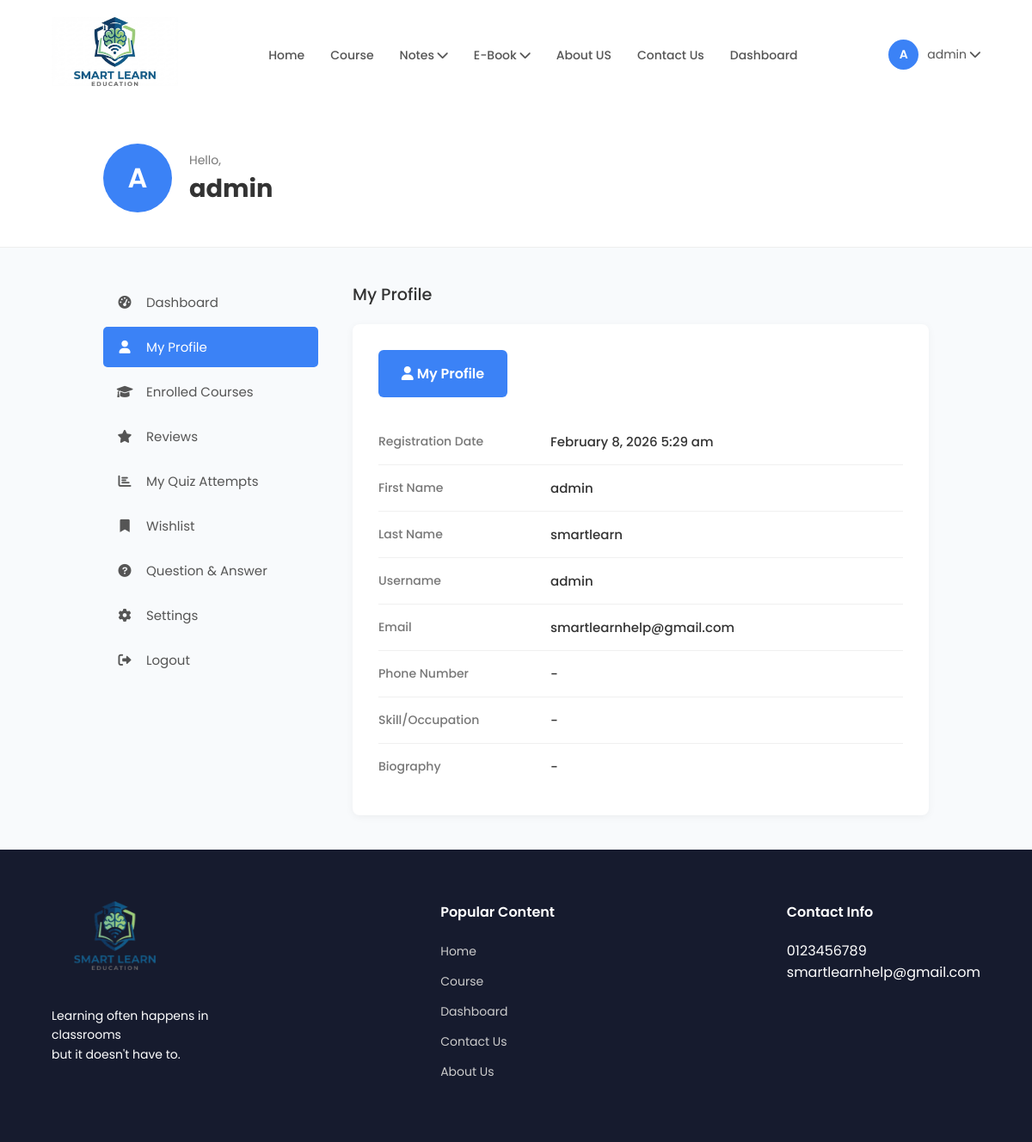
The page /student_profile.php (signed in) on the database its author committed.
### tables this page shows
CREATE TABLE `users` (
  `id` int(11) UNSIGNED NOT NULL,
  `First_Name` varchar(50) NOT NULL,
  `Last_Name` varchar(50) NOT NULL,
  `User_Name` varchar(100) NOT NULL,
  `email` varchar(100) NOT NULL,
  `password` varchar(255) NOT NULL,
  `role` varchar(20) DEFAULT 'student',
  `created_at` timestamp NOT NULL DEFAULT current_timestamp(),
  `phone` varchar(20) DEFAULT '-',
  `skill` varchar(100) DEFAULT '-',
  `bio` text DEFAULT NULL,
  `profile_pic` varchar(255) DEFAULT NULL,
  `cover_photo` varchar(255) DEFAULT NULL,
  `facebook` varchar(255) DEFAULT NULL,
  `twitter` varchar(255) DEFAULT NULL,
  `linkedin` varchar(255) DEFAULT NULL,
  `website` varchar(255) DEFAULT NULL,
  `github` varchar(255) DEFAULT NULL
);

### student_profile.php (the view, shortened to what this page needs)
<?php
require 'db_connect.php';
$user_id = $_SESSION['user_id'];
$sql = "SELECT * FROM users WHERE id = $user_id";
$result = $conn->query($sql);
$user = $result->fetch_assoc();
$reg_date = date("F j, Y g:i a", strtotime($user['created_at']));
$fname = htmlspecialchars($user['First_Name']);
$lname = htmlspecialchars($user['Last_Name']);
$username = htmlspecialchars($user['User_Name']);
$email = htmlspecialchars($user['email']);
$phone = isset($user['phone']) ? htmlspecialchars($user['phone']) : '-';
$skill = isset($user['skill']) ? htmlspecialchars($user['skill']) : '-';
$bio = isset($user['bio']) ? htmlspecialchars($user['bio']) : '-';
?>
<!DOCTYPE html>
<html lang="en">
<head>
    <link rel="stylesheet" href="https://cdnjs.cloudflare.com/ajax/libs/font-awesome/6.0.0/css/all.min.css">
    <link rel="stylesheet" href="style.css">
</head>
<body>
<nav class="navbar dashboard-nav">
    <div class="logo">
        <a href="#"><img src="imgs/logo.jpg" alt="Smart Learn Logo"></a>
    </div>
    <ul class="nav-links">
        <li><a href="index.php">Home</a></li>
        <li><a href="courses.php">Course</a></li>
        <li class="dropdown-parent">
            <a href="#">Notes <i class="fas fa-chevron-down"></i></a>
        </li>
        <li class="dropdown-parent">
            <a href="#">E-Book <i class="fas fa-chevron-down"></i></a>
        </li>
        <li><a href="about.html">About US</a></li>
        <li><a href="contact.php">Contact Us</a></li>
        <li><a href="student-dashboard.php">Dashboard</a></li>
    </ul>
    <div class="user-profile dropdown-parent">
        <div class="profile-trigger">
            <div class="avatar-circle">
                <?php echo strtoupper(substr($user['User_Name'], 0, 1)); ?>
            </div>
            <span>
                <?php echo htmlspecialchars($user['User_Name']); ?>
                <i class="fas fa-chevron-down"></i>
            </span>
        </div>
    </div>
</nav>
<header class="dash-header">
    <div class="big-avatar">
        <?php echo strtoupper(substr($user['User_Name'], 0, 1)); ?>
    </div>
    <div class="welcome-text">
        <span>Hello,</span>
        <h2><?php echo htmlspecialchars($user['User_Name']); ?></h2>
    </div>
</header>
<div class="dashboard-container">
    <aside class="sidebar">
        <ul>
            <li><a href="student-dashboard.php"><i class="fas fa-tachometer-alt"></i> Dashboard</a></li>
            <li><a href="student_profile.php" class="active"><i class="fas fa-user"></i> My Profile</a></li>
            <li><a href="my_courses.php"><i class="fas fa-graduation-cap"></i> Enrolled Courses</a></li>
            <li><a href="reviews.php"><i class="fas fa-star"></i> Reviews</a></li>
            <li><a href="quiz_attempts.php"><i class="fas fa-chart-bar"></i> My Quiz Attempts</a></li>
            <li><a href="wishlist.php"><i class="fas fa-bookmark"></i> Wishlist</a></li>
            <li><a href="question-answer.php"><i class="fas fa-question-circle"></i> Question & Answer</a></li>
            <li><a href="settings.php"><i class="fas fa-cog"></i> Settings</a></li>
            <li><a href="logout.php"><i class="fas fa-sign-out-alt"></i> Logout</a></li>
        </ul>
    </aside>
    <main class="dash-content">
        <h3>My Profile</h3>
        <div class="profile-container">
            <div class="profile-header"><i class="fas fa-user"></i> My Profile</div>
            <div class="profile-row">
                <div class="profile-label">Registration Date</div>
                <div class="profile-value"><?php echo $reg_date; ?></div>
            </div>
            <div class="profile-row">
                <div class="profile-label">First Name</div>
                <div class="profile-value"><?php echo $fname; ?></div>
            </div>
            <div class="profile-row">
                <div class="profile-label">Last Name</div>
                <div class="profile-value"><?php echo $lname; ?></div>
            </div>
            <div class="profile-row">
                <div class="profile-label">Username</div>
                <div class="profile-value"><?php echo $username; ?></div>
            </div>
            <div class="profile-row">
                <div class="profile-label">Email</div>
                <div class="profile-value"><?php echo $email; ?></div>
            </div>
            <div class="profile-row">
                <div class="profile-label">Phone Number</div>
                <div class="profile-value"><?php echo $phone; ?></div>
            </div>
            <div class="profile-row">
                <div class="profile-label">Skill/Occupation</div>
                <div class="profile-value"><?php echo $skill; ?></div>
            </div>
            <div class="profile-row">
                <div class="profile-label">Biography</div>
                <div class="profile-value"><?php echo $bio; ?></div>
            </div>
        </div>
    </main>
</div>
<footer class="footer">
    <div class="footer-col">
        <img src="imgs/1.png" alt="Smart Learn" class="footer-logo">
        <p class="slogan">Learning often happens in<br> classrooms <br> but it doesn't have to.</p>
    </div>
    <div class="footer-col">
        <h4>Popular Content</h4>
        <ul>
            <li><a href="index.php">Home</a></li>
            <li><a href="courses.php">Course</a></li>
            <li><a href="student-dashboard.php">Dashboard</a></li>
            <li><a href="contact.php">Contact Us</a></li>
            <li><a href="about.html">About Us</a></li>
        </ul>
    </div>
    <div class="footer-col">
        <h4>Contact Info</h4>
        <p>0123456789</p>
        <p>smartlearnhelp@gmail.com</p>
    </div>
</footer>
</body>
</html>

### style.css (style rules this page uses)
:root { --primary-blue: #1d4ed8; --accent-blue: #2563eb; --bg-purple: #8b5cf6; --text-dark: #1e293b; --text-light: #64748b; --white: #ffffff; }
* { margin: 0; padding: 0; box-sizing: border-box; font-family: 'Poppins', sans-serif; }
body { background-color: #f8fafc; color: var(--text-dark); overflow-x: hidden; }
a { text-decoration: none; color: inherit; }
ul { list-style: none; }
.navbar { display: flex; justify-content: space-between; align-items: center; padding: 20px 5%; background: var(--white); }
.logo img { height: 80px; width: auto; }
.nav-links { display: flex; gap: 30px; }
.nav-links a { color: #555; font-size: 14px; font-weight: 500; }
.nav-links a { position: relative; padding-bottom: 5px; transition: color 0.3s ease; }
.nav-links a::after { content: ""; position: absolute; left: 0; bottom: 0; width: 0; height: 2px; background-color: var(--primary-blue); transition: width 0.3s ease; }
.footer { background: #161b2e; color: white; padding: 60px 5%; display: flex; justify-content: space-between; }
.footer-logo { height: 80px; width: auto; margin-bottom: 15px; }
.footer-col h4 { margin-bottom: 20px; font-weight: 600; }
.footer-col ul li { margin-bottom: 10px; }
.footer-col a { color: #ccc; font-size: 14px; }
.slogan { margin-top: 20px; font-size: 14px; line-height: 1.6; }
.user-profile { display: flex; align-items: center; gap: 10px; font-size: 14px; color: #555; cursor: pointer; }
.avatar-circle { width: 35px; height: 35px; background-color: #3b82f6; color: white; border-radius: 50%; display: flex; align-items: center; justify-content: center; font-size: 14px; font-weight: 600; }
.dash-header { display: flex; align-items: center; padding: 40px 10%; background-color: #ffffff; border-bottom: 1px solid #eee; gap: 20px; }
.big-avatar { width: 80px; height: 80px; background-color: #3b82f6; color: white; font-size: 2rem; font-weight: 600; border-radius: 50%; display: flex; align-items: center; justify-content: center; }
.welcome-text span { color: #777; font-size: 14px; }
.welcome-text h2 { color: #333; font-size: 1.8rem; }
.dashboard-container { display: flex; padding: 40px 10%; gap: 40px; min-height: 60vh; }
.sidebar { width: 250px; flex-shrink: 0; }
.sidebar ul li { margin-bottom: 5px; }
.sidebar ul li a { display: flex; align-items: center; gap: 15px; padding: 12px 15px; color: #555; font-size: 15px; border-radius: 5px; transition: 0.3s; }
.sidebar ul li a i { width: 20px; text-align: center; }
.sidebar ul li a.active, .sidebar ul li a:hover { background-color: #3b82f6; color: white; }
.dash-content { flex-grow: 1; }
.dash-content h3 { font-size: 1.2rem; margin-bottom: 20px; color: #333; font-weight: 500; }
.nav-links li { position: relative; padding: 10px 0; }
.user-profile { position: relative; height: 100%; display: flex; align-items: center; }
.profile-trigger { display: flex; align-items: center; gap: 10px; cursor: pointer; }

### student_profile.php (style rules this page uses)
.profile-container { background: white; padding: 30px; border-radius: 8px; box-shadow: 0 2px 10px rgba(0,0,0,0.05); }
.profile-header { background: #3b82f6; color: white; padding: 15px 20px; border-radius: 6px; font-weight: 600; display: inline-block; margin-bottom: 25px; min-width: 150px; text-align: center; }
.profile-row { display: flex; border-bottom: 1px solid #f0f0f0; padding: 15px 0; align-items: center; }
.profile-row:last-child { border-bottom: none; }
.profile-label { width: 200px; color: #777; font-weight: 500; font-size: 14px; }
.profile-value { font-weight: 500; color: #333; font-size: 15px; }

### rows shown on the page
users: User_Name "A", User_Name "admin", created_at "February 8, 2026 5:29 am", First_Name "admin", Last_Name "smartlearn", email "smartlearnhelp@gmail.com", phone "-", skill "-", bio "-"
